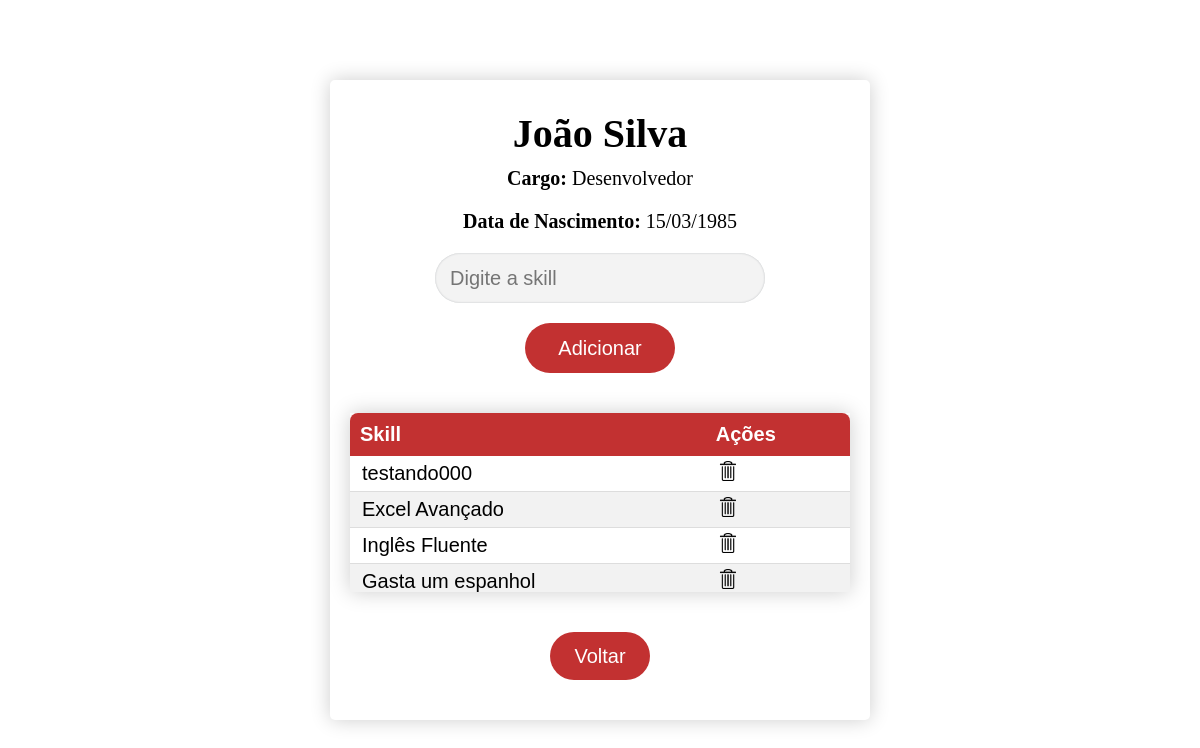
Before: /funcionario/1/ (signed in) with the older database file.
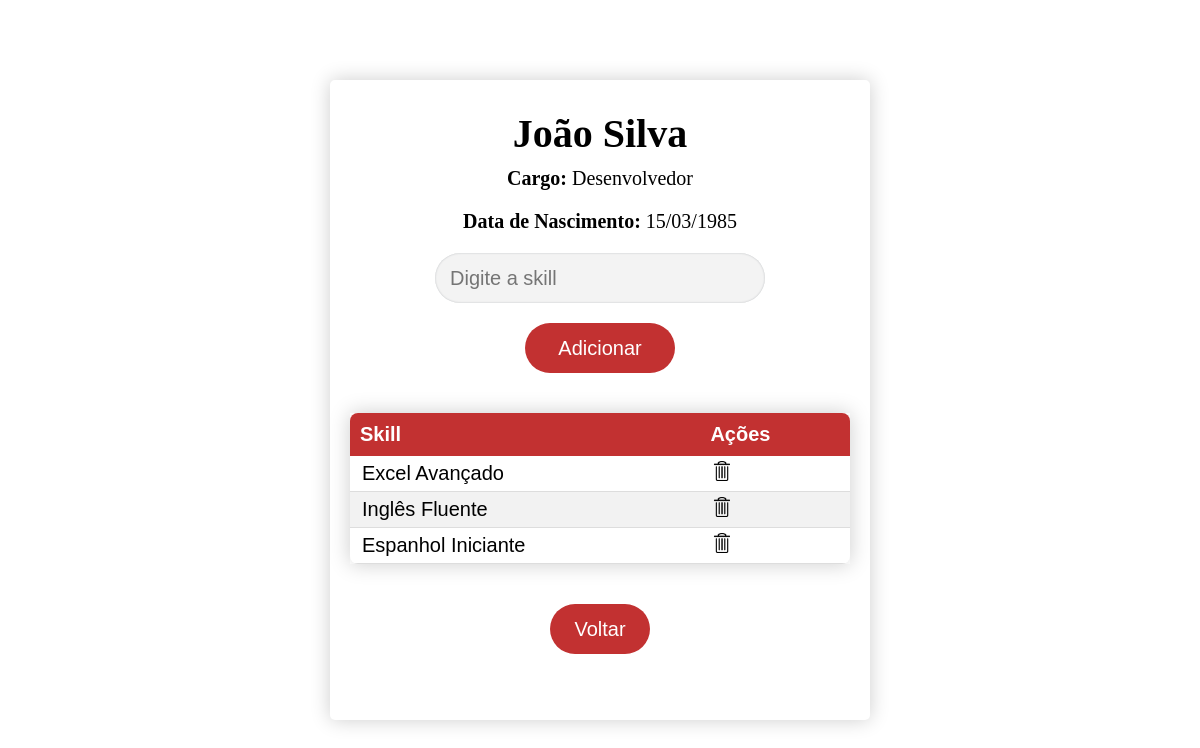
After: the same page with the newer database file.
### app/models.py (models this page shows, shortened)
class Skill(models.Model):
    nome = models.CharField(max_length=100)

### app/views.py (the view)
# urls.py: path('funcionario/<int:funcionario_id>/', views.funcionario_detalhes, name='funcionario_detail'),  # Corrigido para nome correto da URL
@login_required(login_url='login')
def funcionario_detalhes(request, funcionario_id):
    funcionario = get_object_or_404(Funcionario, id=funcionario_id)
    return render(request, 'skills.html', {'funcionario': funcionario})

### app/templates/skills.html (shortened to what this page needs)
{% extends 'layout.html' %}
{% load static %}
{% block extrahead %}
    <link rel="stylesheet" href="{% static 'app/css/skills.css' %}">
{% endblock %}
{% block content %}
    <div class="skillsContainer">
        <h1>{{ funcionario.nome }}</h1>
        <p><strong>Cargo:</strong> {{ funcionario.cargo }}</p>
        <p><strong>Data de Nascimento:</strong> {{ funcionario.data_nascimento|date:"d/m/Y" }}</p>
        <form method="post" action="{% url 'add_skill' funcionario.id %}">
            <input id="skillInput" name="skill" type="text" placeholder="Digite a skill">
            <button type="submit">Adicionar</button>
        </form>
        <div class="skillsList">
            <table id="skillsTable">
                <thead>
                    <tr>
                        <th>Skill</th>
                        <th>Ações</th>
                    </tr>
                </thead>
                <tbody>
                    {% for skill in funcionario.skills.all %}
                        <tr>
                            <td>{{ skill.nome }}</td>
                            <td>
                                <a href="{% url 'remove_skill' funcionario.id skill.id %}" class="remove-skill">
                                    <img src="{% static 'app/img/icons/delete.png' %}" alt="">
                                </a>
                            </td>
                        </tr>
                    {% empty %}
                        <tr>
                            <td colspan="2">Não há skills cadastradas.</td>
                        </tr>
                    {% endfor %}
                </tbody>
            </table>
        </div>
        <button class="goBackBtn" onclick="location.href='{% url 'main' %}'">Voltar</button>
    </div>
{% endblock %}

Changed rows visible on the page:
no longer on this page (row unchanged): Skill: nome "testando000"
no longer on this page (row unchanged): Skill: nome "Gasta um espanhol"
added Skill: nome "Espanhol Iniciante"
